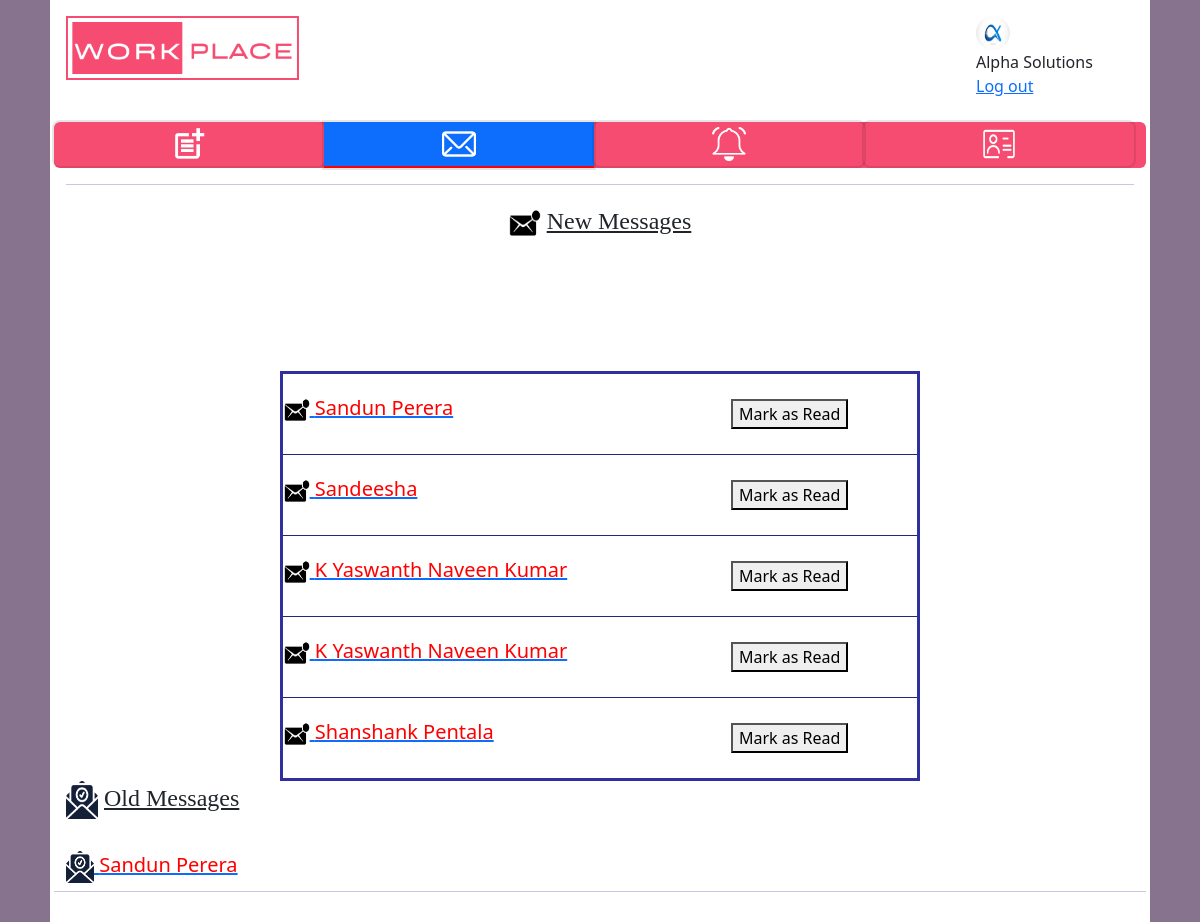
Screenshot of /commsg/01ca3045-d304-4f51-b955-e11f01f4c2c0/ with the database file from the repository.
### WorkplaceApp/models.py (models this page shows)
class companyDataTable(models.Model):
    objects = None
    comid = models.UUIDField(default=uuid.uuid4, primary_key=True, editable=False, unique=True)
    companyname = models.CharField(max_length=100)
    comregno = models.CharField(max_length=500)
    address = models.TextField(blank=True, null=True)
    email = models.CharField(max_length=200)
    tel = models.CharField(max_length=50)
    preffield = models.CharField(max_length=300)
    linkedin = models.CharField(blank=True, null=True, max_length=1000)
    createtimestamp = models.DateTimeField(auto_now_add=True)
    updatetimestamp = models.DateTimeField(auto_now_add=True)
    profilepic = models.ImageField(null=True, blank=True)
    username = models.CharField(unique=True, max_length=200)
    password = models.CharField(max_length=100)

class message(models.Model):
    msgid = models.UUIDField(default=uuid.uuid4, primary_key=True, editable=False, unique=True)
    msg = models.TextField(blank=True, null=True)
    student = models.ForeignKey(studentDataTable, on_delete=models.CASCADE, null=True, blank=True)
    company = models.ForeignKey(companyDataTable, on_delete=models.CASCADE, null=True, blank=True)
    sender = models.CharField(max_length=200)
    senderID = models.CharField(max_length=200, blank=True, null=True)
    Receiver = models.CharField(max_length=200)
    ReceiverID = models.CharField(max_length=200, blank=True, null=True)
    MarkAsRead = models.CharField(max_length=5, blank=True, null=True)
    createtimestamp = models.CharField(max_length=30)

### WorkplaceApp/views.py (the view)
# urls.py: path('commsg/<str:comid>/', views.commsg, name="commsg"),
def commsg(request, comid):
    comdb = companyDataTable.objects.get(comid=comid)
    newmsgdb = message.objects.filter(ReceiverID=comid, MarkAsRead='0')
    oldmsgdb = message.objects.filter(ReceiverID=comid, MarkAsRead='1')
    return render(request, "company/commsg.html", {'comdb': comdb, 'newmsgdb': newmsgdb, 'oldmsgdb': oldmsgdb})

### template/company/commsg.html (shortened to what this page needs)
<!DOCTYPE html>
<html>
    <head>
        {% load static %}
        <link href="https://cdn.jsdelivr.net/npm/bootstrap@5.2.3/dist/css/bootstrap.min.css" rel="stylesheet">
          <link href="{% static 'css/style.css' %} " rel="stylesheet">
    </head>
    <body style="background-color: #88738E;">
		<div class="container p-3" style="background-color: #ffffff;">
			<div class="row header">
				<div class="col-3 col-sm-3">
				<img src="{% static 'images/WorkplaceIcon.png' %}" alt="Company Logo" style=" height: 64px; width: auto;" class="companyLogo">
				</div>
				<div class="col-7 col-sm-7">
				</div>
				<div class="col-2 col-sm-2">
				<img src="{{comdb.profilepic.url}}" alt="User Icon" style="width: 34px; height: 34px;" class="usericon rounded-pill "><br>{{comdb.companyname}}<br><a href="{% url 'logout' %}">Log out</a>
				</div>
			</div>
			<br>
			<div class="row sticky">
			  <ul class="nav nav-pills nav-justified navbarclr">
			    <li class="nav-item">
			      <a class="nav-link" href="{% url 'addpost' comdb.comid %}"> <img src="{% static 'images/icon/addpost.png' %}" alt="Add Posts" style="width: 34px; height: 34px;" class="btnicon"> </a>
			    </li>
			    <li class="nav-item">
			      <a class="nav-link active" href="{% url 'commsg' comdb.comid %}"><img src="{% static 'images/icon/msgwhite.png' %}" alt="Messages" style="width: 34px; height: 34px;" class="btnicon"></a>
			    </li>
			    <li class="nav-item">
			      <a class="nav-link" href="{% url 'ComNotifications' comdb.comid %}"><img src="{% static 'images/icon/notificationwhite.png' %}" alt="Notifications" style="width: 34px; height: 34px;" class="btnicon"></a>
			    </li>
			    <li class="nav-item">
			      <a class="nav-link" href="{% url 'mypost' comdb.comid %}"><img src="{% static 'images/icon/mypost.png' %}" alt="My Posts" style="width: 34px; height: 34px;" class="btnicon"></a>
			    </li>
			  </ul>
			</div>
			<hr style="color:#242582; height:3px;">
            <div class="row">
				<center>
                <div class="newchatHeads">
					<h2 style=" font-family: verdana; font-size: 150%;">
					<img src="{% static 'images/icon/Unread.png' %}" alt="Unread icon" style="width: 32px; height: 40px;">
					<u> New Messages</u></h2>
					<table style="border:3px solid #2f2fa2; width: 60%;">
                    {% for i in newmsgdb %}
					<tr style="border:1px solid #242582;">
					<td>
						<a href="{% url 'comchat' comdb.comid i.senderID %}">
							<div class="heads">
								<h5>
								<img src="{% static 'images/icon/Unread.png' %}" alt="Unread icon" style="width: 26px; height:34px;">
								{{ i.sender }}</h5>
							</div>
						</a>
					</td>
					<td>
						<a href="{% url 'msgseen' comdb.comid i.msgid %}">
							<div class="marbtndiv">
								<br>
									<button type="button" class="markasread">Mark as Read</button>
							</div>
						</a>
						<br>
					</td>
					</tr>
					<br>
					{% endfor %}
				</table>
				</div>
				</center>
			<br><br><br>
			<div class="row">
                <div class="oldchatHeads">
					<h2 style=" font-family: verdana; font-size: 150%;">
					<img src="{% static 'images/icon/readmsg.png' %}" alt="Unread messages" style="width: 32px; height: 38px;">
					<u> Old Messages</u>
					</h2>
					<br>
                    {% for k in oldmsgdb %}
                    <a href="{% url 'comchat' comdb.comid k.senderID %}">
						<div class="heads">
							<h5>
								<img src="{% static 'images/icon/readmsg.png' %}" alt="Unread messages" style="width: 28px; height: 32px;">
								{{ k.sender }}
							</h5>
						</div>
                    </a>
                    {% endfor %}
                </div>
            </div>
            <hr style="color:#242582; height:3px;">
		</div>
</body>
</html>

### static/css/style.css (style rules this page uses)
.container { max-width: 1100px; margin: 0 auto; overflow: hidden; padding: 0 20px; }
.sticky { position: sticky; top: 0; padding: 0px; background-color: #f64c72; border-radius: 6px; }
.nav-link.active { color: black; background-color: red; border-radius: 0px; border-bottom: 2px solid red; }
.nav-item a { padding: 5px; color: black; transition: all 0.3s ease; box-shadow: 0 0 0 2px rgba(0, 0, 0, 0.1); }

### template/company/commsg.html (style rules this page uses)
h5 { color: red; }

### rows the page displays
companyDataTable: profilepic (picture), companyname "Alpha Solutions"
message: sender "Sandun Perera"
message: sender "Sandeesha"
message: sender "K Yaswanth Naveen Kumar"
message: sender "K Yaswanth Naveen Kumar"
message: sender "Shanshank Pentala"
message: sender "Sandun Perera"
